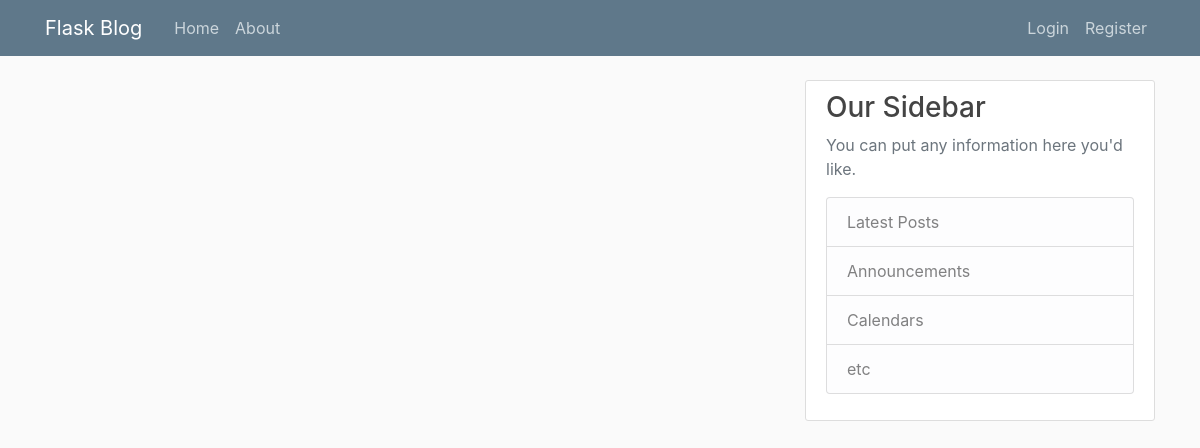
The app's page /home, older data.
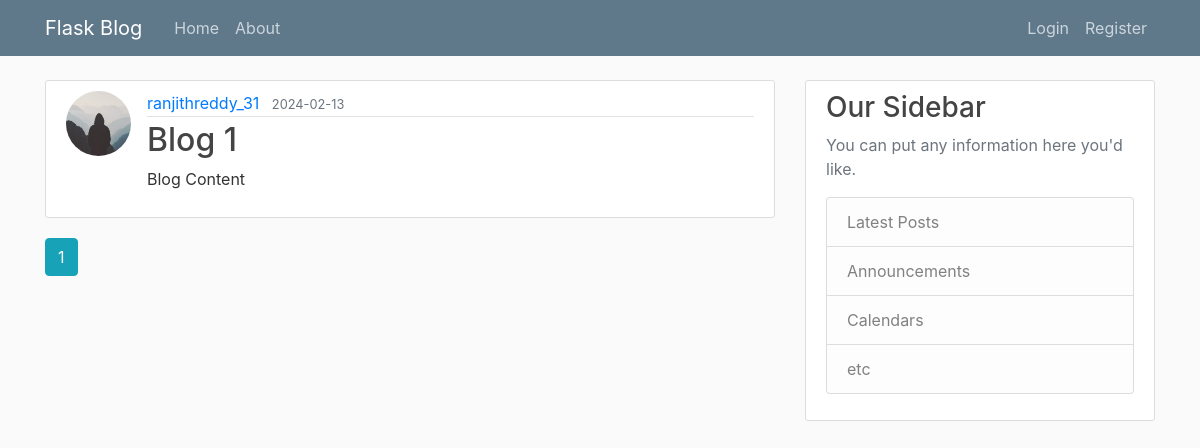
The same page, newer data.
### flaskBlog/models.py (models this page shows, shortened)
class Post(db.Model):
    id = db.Column(db.Integer, primary_key = True)
    title = db.Column(db.String(100), nullable = False)
    date_posted = db.Column(db.DateTime, nullable = False, default = datetime.utcnow)
    content = db.Column(db.Text,  nullable = False)
    user_id = db.Column(db.Integer, db.ForeignKey('user.id'), nullable = False)

class User(db.Model, UserMixin):
    id = db.Column(db.Integer, primary_key = True)
    username = db.Column(db.String(20), unique = True, nullable = False)
    email = db.Column(db.String(120), unique = True, nullable = False)
    image_file = db.Column(db.String(20),  nullable = False, default = 'default.jpg')
    password = db.Column(db.String(60), nullable = False)
    posts = db.relationship('Post', backref = 'author', lazy = True)

### flaskBlog/routes.py (the view)
@app.route("/")
@app.route("/home")
def home():
    page = request.args.get('page', 1, type=int)
    posts = Post.query.order_by(Post.date_posted.desc()).paginate(per_page=3, page = page)
    return render_template('home.html', posts = posts)

### flaskBlog/templates/home.html (shortened to what this page needs)
{% extends "layout.html" %}
{% block content %}
    {% for post in posts.items %}
        <article class="media content-section">
            <img class = "rounded-circle article-img" src = "{{ url_for('static', filename = 'profile_pics/'+post.author.image_file) }}">
            <div class="media-body">
            <div class="article-metadata">
                <a class="mr-2" href="{{ url_for('user_posts', username = post.author.username) }}">{{ post.author.username }}</a>
                <small class="text-muted">{{ post.date_posted.strftime('%Y-%m-%d') }}</small>
            </div>
            <h2><a class="article-title" href="{{ url_for('post',post_id = post.id) }}">{{ post.title }}</a></h2>
            <p class="article-content">{{ post.content }}</p>
            </div>
        </article>
    {% endfor %}
    {% for page_num in posts.iter_pages() %}
        {% if page_num %}
            {% if page_num  == posts.page %}
            <a class="btn btn-info mb" href="{{ url_for('home', page=page_num) }}">{{ page_num }}</a>
            {% else %}
            <a class="btn btn-outline-info mb" href="{{ url_for('home', page=page_num) }}">{{ page_num }}</a>
            {% endif %}
        {% endif %}
    {% endfor %}
{% endblock content %}

Row changes from the older to the newer data that the page shows:
added Post: image_file (placeholder picture), author.username "ranjithreddy_31", date_posted "2024-02-13", title "Blog 1", content "Blog Content"
Text that changed along with them:
new list line: "1"
